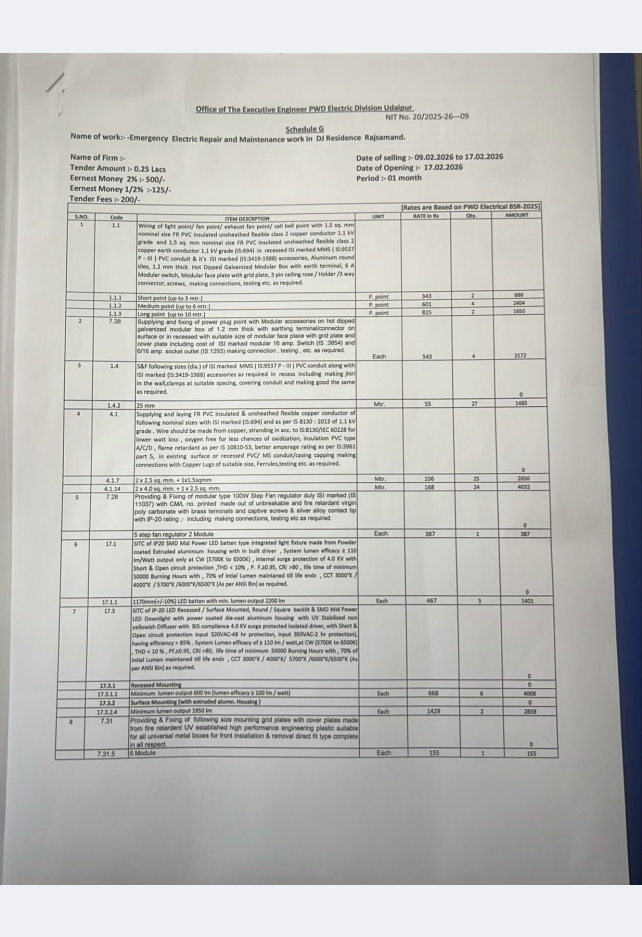
#> input picture REF_APPS_ARCHIVE/BillGeneratorContractor/ATTACHED_ASSETS/Bill-Generator-Enhancement/attached_assets/IMG_6274_1773143369257.jpeg, 1284 x 1874 px (shown at 1/2 size)
$ python -i ocr_engine.py   (imports and definitions only)
#> lines starting #> are read from the running program, lines starting #| are printed output that depends on the picture; after the words box and inside, x2 and y2 are one past the last pixel; in counts of white or black regions, pixels touching at a corner belong together
import sys
import json
import cv2
import re
import pytesseract
import pandas as pd

def preprocess(img_path):
    """Image preprocessing using adaptive thresholding for better OCR."""
    img = cv2.imread(img_path)
#> img is the input picture: shape (1874, 1284, 3); mean B, G, R 186.5, 189.1, 189.2
    if img is None:
        raise Exception(f"Failed to load image at {img_path}")

    # Scale down if image is too large (for performance)
    height, width = img.shape[:2]
#> height = 1874; width = 1284
    if width > 2000 or height > 2000:
        scale = min(2000 / width, 2000 / height)
        img = cv2.resize(img, (int(width * scale), int(height * scale)))

    gray = cv2.cvtColor(img, cv2.COLOR_BGR2GRAY)
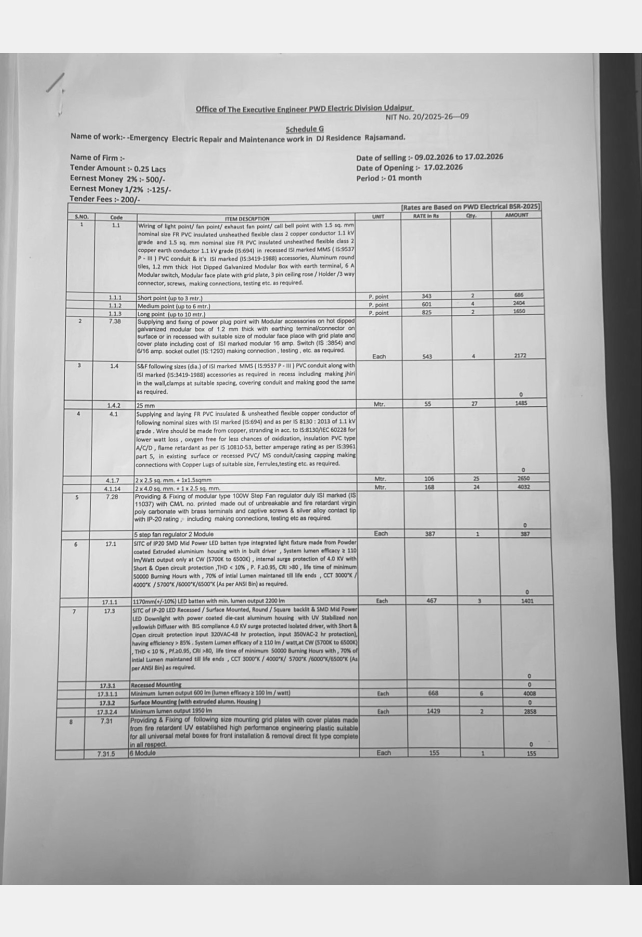
#> gray: shape (1874, 1284) (shown at 1/2 size); min 12, max 255, mean 188.9
    blur = cv2.GaussianBlur(gray, (5, 5), 0)
    thresh = cv2.adaptiveThreshold(
        blur, 255,
        cv2.ADAPTIVE_THRESH_GAUSSIAN_C,
        cv2.THRESH_BINARY, 11, 2
    )
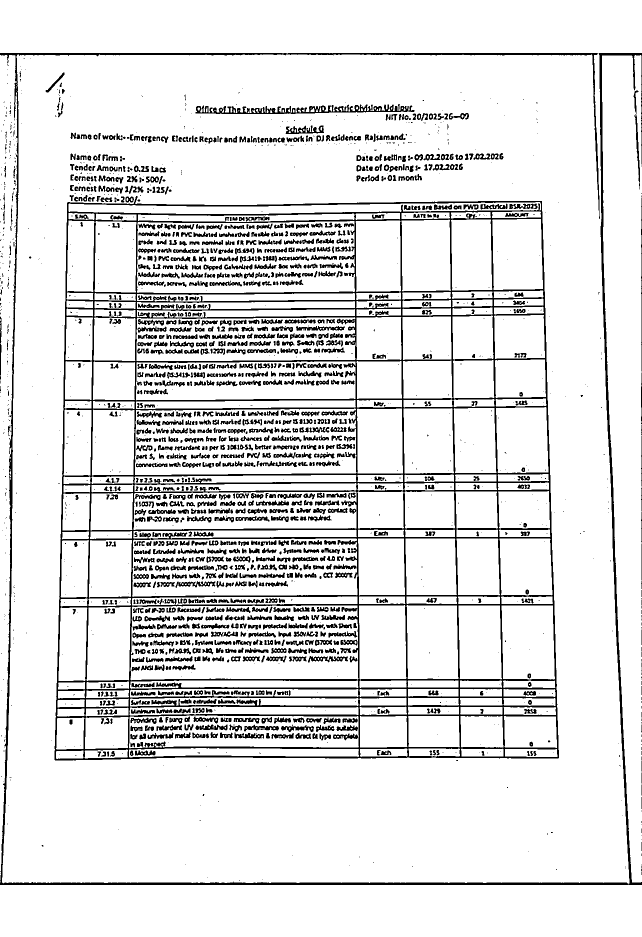
#> thresh: shape (1874, 1284) (shown at 1/2 size); 88.5% white; 2077 black regions (890 under 20 px), largest, box (x1, y1, x2, y2) and area: (109, 392, 1118, 1521) 107487, (0, 106, 1284, 1770) 26674, (391, 209, 829, 228) 3680
    return img, thresh

# [258 lines left out: functions detect_rows, ocr_rows_multi_mode, parse_items, read_qty, validate_and_merge, build_excel and 2 more, not called in this run]

# [2 lines not run here, left out]

>>> result = preprocess('../attached_assets/IMG_6274_1773143369257.jpeg')
